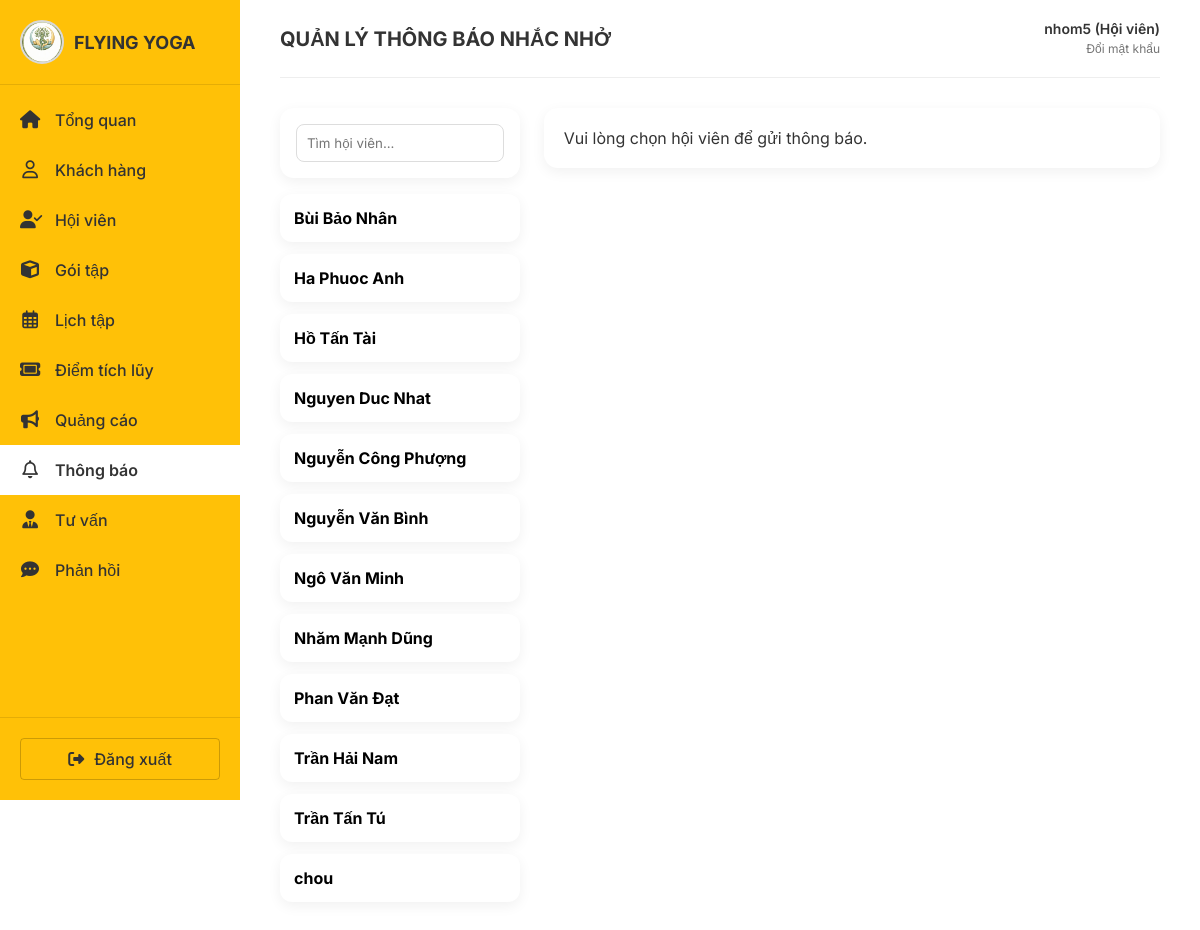
Page /thong-bao/thong-bao/ (signed in) on the committed database.
### tai_khoan/models.py (models this page shows, shortened)
class User(AbstractUser):
    ROLE_CHOICES = [
        ('chu', 'Chủ trung tâm'),
        ('nhan_vien', 'Nhân viên'),
        ('hoi_vien', 'Hội viên'),
    ]
    role = models.CharField(max_length=20, choices=ROLE_CHOICES, default='hoi_vien')
    so_dien_thoai = models.CharField(max_length=10, unique=True, null=True, blank=True)
    groups = models.ManyToManyField(
        Group,
        verbose_name='groups',
        blank=True,
        help_text='The groups this user belongs to.',
        related_name="tai_khoan_user_groups",
        related_query_name="user",
    )
    user_permissions = models.ManyToManyField(
        Permission,
        verbose_name='user permissions',
        blank=True,
        help_text='Specific permissions for this user.',
        related_name="tai_khoan_user_permissions",
        related_query_name="user",
    )

### khach_hang/models.py (models this page shows, shortened)
class HoiVien(models.Model):
    GIOI_TINH_CHOICE = [
        ('Nam', 'Nam'),
        ('Nữ', 'Nữ'),
        ('Khác', 'Khác')
    ]
    ma_hoi_vien = models.CharField(
        max_length=20,
        unique=True,
        blank=True,
        verbose_name="Mã hội viên"
    )
    ho_ten = models.CharField(
        max_length=255,
        verbose_name="Họ và tên"
    )
    ngay_sinh = models.DateField(
        verbose_name="Ngày sinh"
    )
    gioi_tinh = models.CharField(
        max_length=10,
        choices=GIOI_TINH_CHOICE
    )
    so_dien_thoai = models.CharField(
        max_length=10,
        unique=True,
        verbose_name="Số điện thoại"
    )
    email = models.EmailField(
        blank=True,
        null=True,
        verbose_name="Email"
    )
    tinh_trang_suc_khoe = models.TextField(
        blank=True,
        verbose_name="Tình trạng sức khỏe / Bệnh lý"
    )
    muc_tieu_tap_luyen = models.TextField(
        blank=True,
        verbose_name="Mục tiêu tập luyện"
    )
    ghi_chu_nhan_vien = models.TextField(
        blank=True,
        verbose_name="Ghi chú nội bộ"
    )
    chieu_cao = models.FloatField(
        help_text="cm",
        null=True,
        blank=True
    )
    can_nang = models.FloatField(
        help_text="kg",
        null=True,
        blank=True
    )
    body_fat = models.FloatField(
        help_text="%",
        null=True,
        blank=True
    )
    goi_dang_su_dung = models.ForeignKey(
        'goi_tap.GoiTap', # ĐÃ SỬA THÀNH CHUỖI
        on_delete=models.SET_NULL,
        null=True,
        blank=True
    )
    ngay_het_han_goi = models.DateField(
        null=True,
        blank=True
    )
    diem_tich_luy = models.IntegerField(
        default=0
    )
    check_in_cuoi = models.DateTimeField(
        null=True,
        blank=True
    )
    ngay_tao = models.DateTimeField(
        auto_now_add=True,
        verbose_name="Ngày tạo"
    )

### thong_bao/views.py (the view, shortened to what this page needs)
# urls.py: path('thong-bao/', views.quan_ly_thong_bao, name='quan_ly_thong_bao'),
@login_required
def quan_ly_thong_bao(request):
    q = request.GET.get('q', '').strip()
    hoi_vien_id = request.GET.get('hoi_vien_id')
    ds_hoi_vien = HoiVien.objects.all().order_by('ho_ten')
    if q:
        ds_hoi_vien = ds_hoi_vien.filter(ho_ten__icontains=q)
    hoi_vien_duoc_chon = None
    dang_ky_gan_nhat = None
    noi_dung_mac_dinh = ''
    lich_su_gui = ThongBaoNhacNho.objects.none()
    context = {
        'q': q,
        'ds_hoi_vien': ds_hoi_vien,
        'hoi_vien_duoc_chon': hoi_vien_duoc_chon,
        'dang_ky_gan_nhat': dang_ky_gan_nhat,
        'noi_dung_mac_dinh': noi_dung_mac_dinh,
        'lich_su_gui': lich_su_gui,
    }
    return render(request, 'thong_bao/quan_ly_thong_bao.html', context)

### thong_bao/context_processors.py (called while the page is built, shortened)
def thong_bao_context(request):
    so_thong_bao_chua_doc = 0
    ds_thong_bao_dropdown = ThongBaoNhacNho.objects.none()
    if request.user.is_authenticated:
        hoi_vien = HoiVien.objects.filter(
            ma_hoi_vien=request.user.username
        ).first()
    return {
        'so_thong_bao_chua_doc': so_thong_bao_chua_doc,
        'ds_thong_bao_dropdown': ds_thong_bao_dropdown,
    }

### thong_bao/templates/thong_bao/quan_ly_thong_bao.html (shortened to what this page needs)
{% extends 'base.html' %}
{% load static %}
{% block page_title %}QUẢN LÝ THÔNG BÁO NHẮC NHỞ{% endblock %}
{% block content %}
<div style="display: flex; gap: 24px;">
    <div style="width: 28%;">
        <div class="card" style="padding: 16px;">
            <form method="get">
                <input type="text" name="q" value="{{ q }}" placeholder="Tìm hội viên..."
                       style="width: 100%; padding: 10px; border: 1px solid #ddd; border-radius: 8px;">
            </form>
        </div>
        <div style="margin-top: 16px;">
            {% for hv in ds_hoi_vien %}
                <a href="?hoi_vien_id={{ hv.id }}{% if q %}&q={{ q }}{% endif %}"
                   style="display:block; text-decoration:none; color:#000; margin-bottom:12px;">
                    <div class="card"
                         style="padding:14px; border-radius:12px;
                                {% if hoi_vien_duoc_chon and hoi_vien_duoc_chon.id == hv.id %}
                                    background:#f4c23d;
                                {% else %}
                                    background:#fff;
                                {% endif %}">
                        <strong>{{ hv.ho_ten }}</strong>
                    </div>
                </a>
            {% empty %}
                <div class="card" style="padding: 16px;">Không có hội viên.</div>
            {% endfor %}
        </div>
    </div>
    <div style="width: 72%;">
        {% if hoi_vien_duoc_chon %}
            <div class="card" style="padding: 20px; margin-bottom: 20px; background:#f4c23d; border-radius: 14px;">
                <div style="display:flex; justify-content:space-between; align-items:center;">
                    <div>
                        <div style="font-size:14px;">Hội viên:</div>
                        <div style="font-size:28px; font-weight:700;">{{ hoi_vien_duoc_chon.ho_ten }}</div>
                    </div>
                    <div style="text-align:right;">
                        <div style="font-size:14px;">Lớp học:</div>
                        {% if dang_ky_gan_nhat and dang_ky_gan_nhat.lich_hoc %}
                            <div style="font-size:22px; font-weight:700;">{{ dang_ky_gan_nhat.lich_hoc.khoa_hoc }}</div>
                            <div>
                                {{ dang_ky_gan_nhat.lich_hoc.gio_bat_dau|time:"H:i" }}
                                {% if dang_ky_gan_nhat.ngay_hoc %}
                                    - {{ dang_ky_gan_nhat.ngay_hoc|date:"d/m/Y" }}
                                {% endif %}
                            </div>
                        {% else %}
                            <div>Chưa có lịch học</div>
                        {% endif %}
                    </div>
                </div>
            </div>
            <div class="card" style="padding: 20px; margin-bottom: 24px;">
                <h4>Nội dung thông báo dự kiến</h4>
1                <form method="post">
                    {% csrf_token %}
                    <input type="hidden" name="hoi_vien_id" value="{{ hoi_vien_duoc_chon.id }}">
                    <textarea name="noi_dung" rows="4"
                              style="width:100%; padding:12px; border:1px dashed #6aa1c8; border-radius:10px;">{{ noi_dung_mac_dinh }}</textarea>
                    <div style="margin-top:12px;">
                        <label>Kênh gửi:</label>
                        <select name="kenh_gui" style="padding:8px 12px; border-radius:8px; border:1px solid #ddd;">
                            <option value="web">Thông báo web</option>
                            <option value="email">Email</option>
                        </select>
                    </div>
                    <button type="submit"
                            style="margin-top:16px; width:100%; background:#f4c23d; border:none; padding:14px;
                                   border-radius:10px; font-weight:700; cursor:pointer;">
                        GỬI THÔNG BÁO NGAY
                    </button>
                </form>
            </div>
            <div class="card" style="padding: 20px;">
                <h4>Nhật ký gửi thông báo</h4>
                {% for tb in lich_su_gui %}
                    <div style="border:1px dashed #6aa1c8; border-radius:10px; padding:12px; margin-bottom:12px;">
                        <div style="font-size:13px; color:#666; margin-bottom:6px;">
                            {{ tb.thoi_gian_gui|date:"d/m/Y H:i" }} | {{ tb.get_kenh_gui_display }}
                        </div>
                        <div>{{ tb.noi_dung }}</div>
                    </div>
                {% empty %}
                    <p>Chưa có lịch sử gửi thông báo.</p>
                {% endfor %}
            </div>
        {% else %}
            <div class="card" style="padding: 20px;">
                Vui lòng chọn hội viên để gửi thông báo.
            </div>
        {% endif %}
    </div>
</div>
{% endblock %}

### Templates/base.html (shortened to what this page needs)
{% load static %}
<!DOCTYPE html>
<html lang="vi">
<head>
    <link rel="stylesheet" href="https://cdnjs.cloudflare.com/ajax/libs/font-awesome/6.4.2/css/all.min.css">
    <link rel="stylesheet" href="{% static 'css/style.css' %}">
</head>
<body>
<div class="app-container">
    <aside class="sidebar">
        <div class="logo-section">
            <div class="logo-icon">
                <img src="{% static 'images/logo.png' %}" alt="Flying Yoga Logo">
            </div>
            <h2>FLYING YOGA</h2>
        </div>
        <ul class="nav-menu">
            <li>
                <a href="{% url 'bao_cao:tong_quan' %}"
                   class="nav-link {% if request.resolver_match.url_name == 'tong_quan' %}active{% endif %}">
                    <i class="fas fa-home"></i>
                    <span>Tổng quan</span>
                </a>
            </li>
            <li>
                <a href="{% url 'khach_hang:danh_sach_khach_hang' %}"
                   class="nav-link ">
                    <i class="far fa-user"></i>
                    <span>Khách hàng</span>
                </a>
            </li>
            <li>
                <a href="{% url 'khach_hang:danh_sach_hoi_vien' %}"
                   class="nav-link ">
                    <i class="fas fa-user-check"></i>
                    <span>Hội viên</span>
                </a>
            </li>
            <li>
                <a href="{% url 'goi_tap:goi_tap' %}"
                   class="nav-link ">
                    <i class="fas fa-cube"></i>
                    <span>Gói tập</span>
                </a>
            </li>
            <li>
                <a href="{% url 'lich_tap:danh_sach_lich_hoc' %}"
                   class="nav-link ">
                    <i class="far fa-calendar-alt"></i>
                    <span>Lịch tập</span>
                </a>
            </li>
            <li>
                <a href="{% url 'tich_diem:quan_ly_diem' %}"
                   class="nav-link {% if request.resolver_match.url_name == 'quan_ly_diem' or request.resolver_match.url_name == 'doi_diem' %}active{% endif %}">
                    <i class="fa-solid fa-ticket"></i>
                    <span>Điểm tích lũy</span>
                </a>
            </li>
            <li>
                <a href="{% url 'cham_soc_khach_hang:danh_sach_quang_cao' %}"
                   class="nav-link ">
                    <i class="fas fa-bullhorn"></i>
                    <span>Quảng cáo</span>
                </a>
            </li>
            <li>
                <a href="{% url 'thong_bao:quan_ly_thong_bao' %}"
                   class="nav-link {% if request.resolver_match.url_name == 'quan_ly_thong_bao' %}active{% endif %}">
                    <i class="far fa-bell"></i>
                    <span>Thông báo</span>
                </a>
            </li>
            <li>
                <a href="{% url 'cham_soc_khach_hang:danh_sach_yeu_cau_tu_van' %}"
                   class="nav-link ">
                    <i class="fas fa-user-tie"></i>
                    <span>Tư vấn</span>
                </a>
            </li>
            <li>
                <a href="{% url 'cham_soc_khach_hang:danh_sach_phan_hoi_khieu_nai' %}"
                   class="nav-link ">
                    <i class="fas fa-comment-dots"></i>
                    <span>Phản hồi</span>
                </a>
            </li>
        </ul>
        <div class="logout-section">
            <a href="{% url 'tai_khoan:dang_xuat' %}" class="logout-btn">
                <i class="fas fa-sign-out-alt"></i>
                <span>Đăng xuất</span>
            </a>
        </div>
    </aside>
    <main class="main-content">
        <header class="header">
            <h1>{% block page_title %}FLYING YOGA{% endblock %}</h1>
            <div class="user-info">
                {% if request.user.is_authenticated %}
                    <div class="name">
                        {{ request.user.get_full_name|default:request.user.username }}
                        {% if request.user.role %}
                            ({{ request.user.get_role_display }})
                        {% endif %}
                    </div>
                    <a href="{% url 'tai_khoan:doi_mat_khau' %}" class="change-pwd">Đổi mật khẩu</a>
                {% else %}
                    <div class="name">Khách</div>
                    <a href="{% url 'tai_khoan:dang_nhap' %}" class="change-pwd">Đăng nhập</a>
                {% endif %}
            </div>
        </header>
        <div class="page-content">
            {% block content %}{% endblock %}
        </div>
    </main>
</div>
</body>
</html>

### static/css/style.css (style rules this page uses)
:root { --primary-yellow: #FFC107; --primary-yellow-light: #FFECB3; --text-dark: #333333; --text-gray: #757575; --bg-light: #F9F9F9; --white: #FFFFFF; --danger-red: #E53935; --success-green: #43A047; --info-blue: #1E88E5; --warning-orange: #FB8C00; --sidebar-width: 240px; }
* { margin: 0; padding: 0; box-sizing: border-box; font-family: 'Inter', sans-serif; }
body { background-color: var(--white); color: var(--text-dark); }
.app-container { display: flex; min-height: 100vh; }
.sidebar { width: var(--sidebar-width); background-color: var(--primary-yellow); position: fixed; height: 100vh; display: flex; flex-direction: column; }
.logo-section { display: flex; align-items: center; gap: 10px; padding: 20px; border-bottom: 1px solid rgba(0,0,0,0.1); }
.logo-icon { width: 40px; height: 40px; background: var(--white); border-radius: 50%; display: flex; align-items: center; justify-content: center; font-weight: bold; color: #4CAF50; }
.logo-section h2 { font-size: 18px; text-transform: uppercase; }
.nav-menu { list-style: none; padding-top: 10px; flex: 1; }
.nav-link { display: flex; align-items: center; gap: 15px; padding: 15px 20px; color: var(--text-dark); text-decoration: none; font-weight: 500; transition: 0.2s; }
.nav-link:hover, .nav-link.active { background-color: var(--white); font-weight: 600; }
.nav-link i { font-size: 18px; width: 20px; text-align: center; }
.logout-section { padding: 20px; border-top: 1px solid rgba(0,0,0,0.1); }
.logout-btn { display: flex; align-items: center; gap: 10px; text-decoration: none; color: var(--text-dark); font-weight: 500; padding: 10px; border: 1px solid rgba(0,0,0,0.2); border-radius: 4px; justify-content: center; }
.main-content { flex: 1; margin-left: var(--sidebar-width); padding: 20px 40px; background-color: var(--white); }
.header { display: flex; justify-content: space-between; align-items: center; padding-bottom: 20px; border-bottom: 1px solid #EEEEEE; margin-bottom: 30px; }
.header h1 { font-size: 20px; text-transform: uppercase; }
.user-info { text-align: right; }
.user-info .name { font-weight: 600; font-size: 14px; }
.user-info .change-pwd { font-size: 12px; color: var(--text-gray); text-decoration: none; }
.logo-icon { width: 56px; height: 56px; border-radius: 50%; background: #fff; display: flex; align-items: center; justify-content: center; overflow: hidden; }
.logo-icon img { width: 100%; height: 100%; object-fit: cover; }
.logo-icon { width: 44px; height: 44px; min-width: 44px; border-radius: 50%; background: #fff; display: flex; align-items: center; justify-content: center; overflow: hidden; border: 2px solid #d9d9d9; }
.filter-card, .card { background: #fff; border-radius: 14px; padding: 20px; box-shadow: 0 4px 14px rgba(0,0,0,0.06); }

### rows in the picture
User: user.get_full_name "nhom5", user.role "Hội viên"
HoiVien: ho_ten "Bùi Bảo Nhân"
HoiVien: ho_ten "Ha Phuoc Anh"
HoiVien: ho_ten "Hồ Tấn Tài"
HoiVien: ho_ten "Nguyen Duc Nhat"
HoiVien: ho_ten "Nguyễn Công Phượng"
HoiVien: ho_ten "Nguyễn Văn Bình"
HoiVien: ho_ten "Ngô Văn Minh"
HoiVien: ho_ten "Nhăm Mạnh Dũng"
HoiVien: ho_ten "Phan Văn Đạt"
HoiVien: ho_ten "Trần Hải Nam"
HoiVien: ho_ten "Trần Tấn Tú"
HoiVien: ho_ten "chou"
